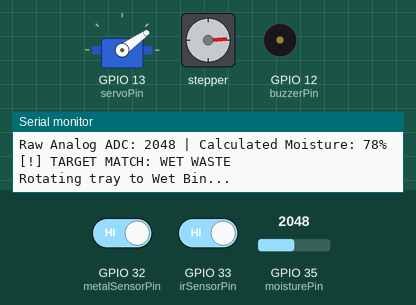
The sketch below on a simulated ESP32. Shown: servo, stepper motor, buzzer (waves = sounding), the last lines printed to the serial monitor. Inputs (shaded band) come from the test bench; at power-on: GPIO 33 (irSensorPin) HIGH, GPIO 35 (moisturePin) = 2048, GPIO 32 (metalSensorPin) HIGH. Stepper angles assume 2048 steps per turn.

Above: at 4.2 s.
4.3 s: GPIO 33 (irSensorPin) driven LOW
At 7.1 s:
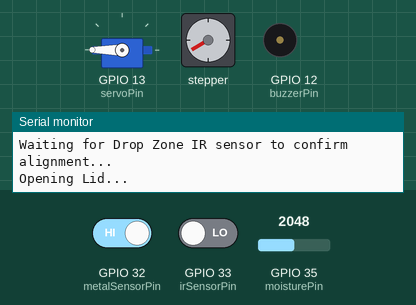
At 9.5 s:
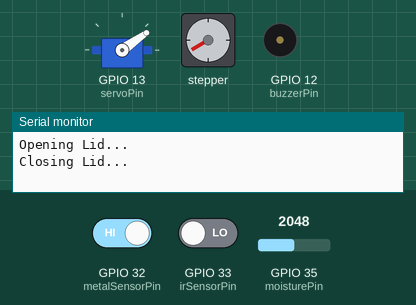
13.3 s: GPIO 35 (moisturePin) set to 3431
16.3 s: GPIO 35 (moisturePin) set to 3526
At 24.1 s:
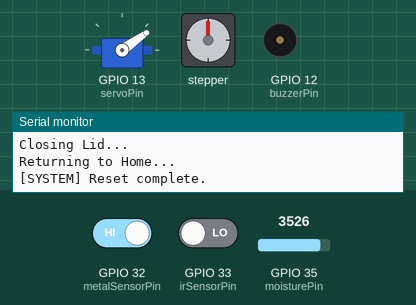
Timing chart, 0 to 29.1 s (numbered marks = the images above; inputs shaded):
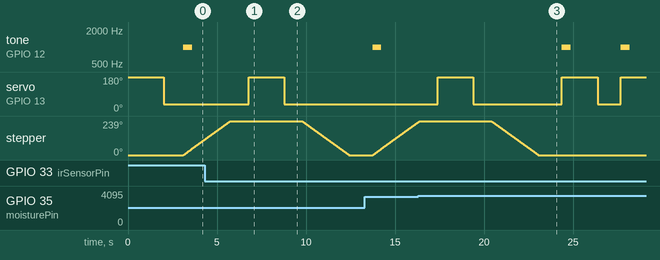

The sketch:

final2.ino
```cpp
#include <ESP32Servo.h>
#include <Stepper.h>

// --- Physical Pin Configuration ---
const int metalSensorPin = 32;   // Inductive Proximity Metal Sensor (Digital IN, active LOW)
const int moisturePin    = 35;   // Make sure your physical wire is moved to Pin 34!
const int irSensorPin    = 33;   // IR Drop Zone Sensor (Digital IN)
const int servoPin       = 13;
const int buzzerPin      = 12;

// --- Stepper Motor Settings (28BYJ-48) ---
const int stepsPerRevolution = 2048;
Stepper myStepper(stepsPerRevolution, 19, 21, 18, 17);
const int stepsToMove = 1365; // ~240 degrees

// --- Servo Settings ---
Servo lidServo;
const int lidClosedAngle = 35;
const int lidOpenAngle   = 180;

// --- MOISTURE CALIBRATION VALUES ---
int dryRaw = 4000;   // Set this based on your empty/dry air reading
int wetRaw = 1500;   // Set this based on your wet test reading
const int wetThresholdPercent = 20;

int readMoisturePercent() {
  long total = 0;
  for (int i = 0; i < 5; i++) {
    total += analogRead(moisturePin);
    delay(20);
  }
  int raw = total / 5;
  raw = constrain(raw, wetRaw, dryRaw);
  int percent = map(raw, dryRaw, wetRaw, 0, 100);

  Serial.print("Raw Analog ADC: "); Serial.print(raw);
  Serial.print(" | Calculated Moisture: "); Serial.print(percent); Serial.println("%");
  return percent;
}

void openCloseLid() {
  Serial.println("Opening Lid...");
  lidServo.write(lidOpenAngle);
  delay(2000);
  Serial.println("Closing Lid...");
  lidServo.write(lidClosedAngle);
  delay(1000);
}

void setup() {
  Serial.begin(115200);
  pinMode(metalSensorPin, INPUT_PULLUP);
  pinMode(irSensorPin, INPUT);
  pinMode(buzzerPin, OUTPUT);

  ESP32PWM::allocateTimer(0);
  lidServo.setPeriodHertz(50);
  lidServo.attach(servoPin, 500, 2400);

  lidServo.write(180);
  delay(2000);
  lidServo.write(lidClosedAngle);
  delay(1000);

  myStepper.setSpeed(15);
  Serial.println("    ESP32 CORE-CORRECTED WASTESYS V5    ");
}

void loop() {
  int isMetal = (digitalRead(metalSensorPin) == LOW);
  int moisturePercent = readMoisturePercent();

  // --- 1. METAL SEQUENCE ---
  if (isMetal) {
    Serial.println("\n[!] TARGET MATCH: METAL");
    tone(buzzerPin, 1000, 1000);

    Serial.println("Rotating tray to Metal Bin...");
    myStepper.step(-stepsToMove);
    delay(1000);

    Serial.println("Waiting for Drop Zone IR sensor to confirm alignment...");
    while (digitalRead(irSensorPin) == HIGH) delay(50);

    openCloseLid();

    Serial.println("Returning to Home...");
    myStepper.step(stepsToMove);
    delay(1000);
    Serial.println("[SYSTEM] Reset complete.");
  }

  // --- 2. WET WASTE SEQUENCE ---
  else if (moisturePercent > wetThresholdPercent) {
    Serial.println("\n[!] TARGET MATCH: WET WASTE");
    tone(buzzerPin, 1000, 500);

    Serial.println("Rotating tray to Wet Bin...");
    myStepper.step(stepsToMove);
    delay(1000);

    Serial.println("Waiting for Drop Zone IR sensor to confirm alignment...");
    while (digitalRead(irSensorPin) == HIGH) delay(50);

    openCloseLid();

    Serial.println("Returning to Home...");
    myStepper.step(-stepsToMove);
    delay(1000);
    Serial.println("[SYSTEM] Reset complete.");
  }

  // --- 3. DRY WASTE ROUTINE (FALLBACK) ---
  // If platform is clear of metal and moisture, but item breaks the IR beam at Home
  else if (digitalRead(irSensorPin) == LOW) {
    Serial.println("\n[!] TARGET MATCH: DRY WASTE (Direct Drop at Home)");
    tone(buzzerPin, 1000, 500);
    openCloseLid();
    Serial.println("[SYSTEM] Reset complete.");
  }

  delay(200); // Prevents serial monitoring flood
}
```

Measured:
- the behaviour switches between 3475 and 3476 on GPIO 35 (moisturePin) (found by bisection; images 2 and 3)
- after the input at 4.3 s, servo on GPIO 13 (servoPin): 35° → 180° after 2.5 s, → 35° 2.0 s later
- after the input at 16.3 s, stepper: goes on until 23.0 s, then stays 0°
